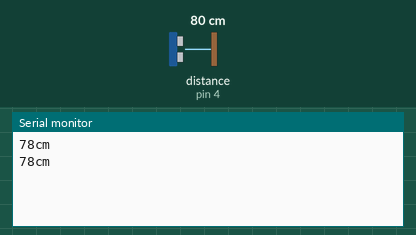
The sketch below on a simulated Arduino Uno, built with avr-gcc and run on an emulated ATmega328P. Parts: the last lines printed to the serial monitor. Wiring (inferred from the names in the program): ultrasonic range finder: trigger pin 3; echo pin 4. The test bench sets the inputs (shaded band); at power-on: distance to the obstacle (sensor on pin 4) 80 cm. The echo pulse lasts 58.3 µs per cm.

Above: at 1.8 s.
1.9 s: distance to the obstacle (sensor on pin 4) set to 2 cm
At 2.8 s:
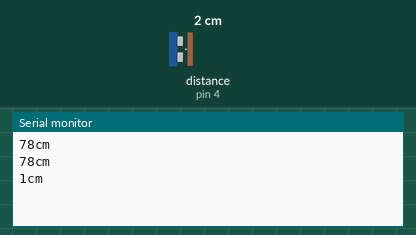
3.4 s: distance to the obstacle (sensor on pin 4) set to 4 cm
At 4.8 s:
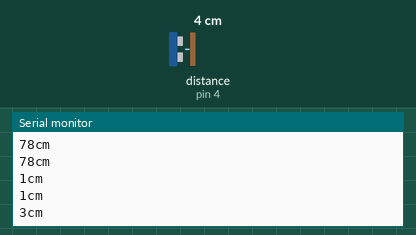
Timing chart, 0 to 6.4 s (numbered marks = the images above; inputs shaded):
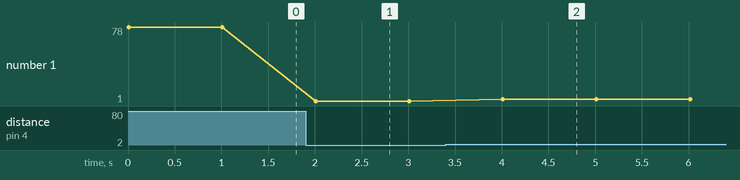

Measured:
- after the input at 1.9 s, the serial monitor: prints a new line after 0.11 s (image 1)
- after the input at 3.4 s, the serial monitor: prints a new line after 0.61 s (image 2)
- plotted number 1: 78 → 1 after the input at 1.9 s, 1 → 3 after the input at 3.4 s

The sketch:

Distance_HYSRF05.ino
```cpp
const int trigPin = 3;
const int echoPin = 4;
void setup() {
  // put your setup code here, to run once:
  Serial.begin(9600);
  pinMode(trigPin, OUTPUT);
  pinMode(echoPin, INPUT);
}
void distance(){
  unsigned long duration; // Time variables
  int distance;           // Distance variables
  digitalWrite(trigPin,0);   // Turn off trig pin
  delayMicroseconds(2);
  digitalWrite(trigPin,1);   // Pulse from trig pin
  delayMicroseconds(10);   // Pulse length 10 microSeconds
  digitalWrite(trigPin,0);   // Turn off trig pin
  duration = pulseIn(echoPin, HIGH);
  // Count distance.
  distance = int(duration/2/29.412);
  // Print to Serial
  Serial.print(distance);
  Serial.println("cm");
  delay(1000);
}
void loop(){
  distance();
}
```
